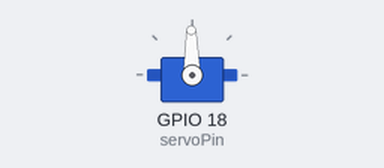
Bench run of a sketch on a simulated ESP32. Shown: servo. WiFi joins after 1.5 s; servers stay silent unless stated; no MQTT or app messages arrive unless stated; what the sketch prints to the serial monitor is not drawn.

Above: at 2.1 s.
At 6.6 s:
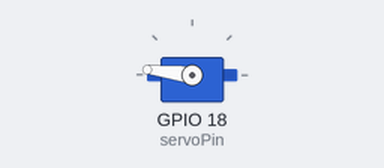
At 11.2 s:
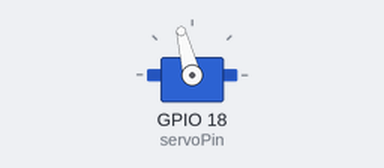
At 21.3 s:
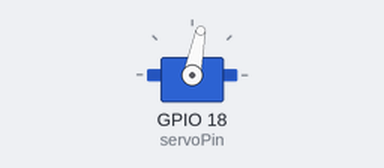
Timing chart, 0 to 27.9 s (numbered marks = the images above):
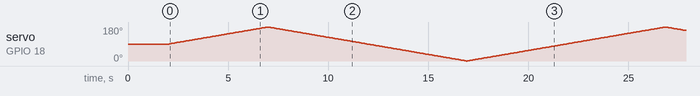

The sketch:

vision_servo.ino
```cpp
/*
 * vision_servo.ino — ESP32 face-tracking servo controller
 *
 * Sweep only on explicit NO_FACE from vision node — not on MQTT silence.
 * Power: separate 5V for servo; common GND with ESP32.
 */

#include <WiFi.h>
#include <PubSubClient.h>
#include <ESP32Servo.h>

const char* ssid = "EdNet";
const char* password = "Huawei@123";

const char* mqtt_server = "157.173.101.159";
const int mqtt_port = 1883;
const char* topic_movement = "vision/dragonfly/movement";
const char* topic_heartbeat = "vision/dragonfly/heartbeat";

char client_id[50];

const int servoPin = 18;
Servo myServo;

const int SERVO_MIN_ANGLE = 0;
const int SERVO_MAX_ANGLE = 180;
const int TRACK_STEP_DEG = 1;
const int SWEEP_STEP_DEG = 1;
const int MAX_PENDING_TRACK = 3;

int currentAngle = 90;
int pendingTrack = 0;
bool isSearching = true;

unsigned long lastSweepTime = 0;
unsigned long lastTrackTime = 0;
int sweepStep = SWEEP_STEP_DEG;

unsigned long lastReconnectAttempt = 0;
unsigned long lastWifiWaitLog = 0;
const unsigned long RECONNECT_INTERVAL_MS = 5000;
const unsigned long SWEEP_INTERVAL_MS = 55;
const unsigned long TRACK_INTERVAL_MS = 30;

WiFiClient espClient;
PubSubClient client(espClient);

void setup_wifi() {
  Serial.println("\nConnecting to WiFi...");
  WiFi.mode(WIFI_STA);
  WiFi.setAutoReconnect(true);
  WiFi.setSleep(false);
  WiFi.begin(ssid, password);
  while (WiFi.status() != WL_CONNECTED) {
    delay(500);
    Serial.print(".");
  }
  Serial.println("\nWiFi connected");
  Serial.println(WiFi.localIP());
}

void moveServo(int delta) {
  currentAngle += delta;
  if (currentAngle < SERVO_MIN_ANGLE) currentAngle = SERVO_MIN_ANGLE;
  if (currentAngle > SERVO_MAX_ANGLE) currentAngle = SERVO_MAX_ANGLE;
  myServo.write(currentAngle);
}

void callback(char* topic, byte* payload, unsigned int length) {
  if (length > 256) return;

  char message[257];
  unsigned int copyLen = length < 256 ? length : 256;
  for (unsigned int i = 0; i < copyLen; i++) {
    message[i] = (char)payload[i];
  }
  message[copyLen] = '\0';

  // Only explicit NO_FACE starts sweep — CENTERED/MOVE_* keep tracking
  if (strstr(message, "NO_FACE") != NULL) {
    isSearching = true;
    pendingTrack = 0;
    return;
  }

  isSearching = false;

  if (strstr(message, "MOVE_LEFT") != NULL) {
    pendingTrack = max(pendingTrack - 1, -MAX_PENDING_TRACK);
  } else if (strstr(message, "MOVE_RIGHT") != NULL) {
    pendingTrack = min(pendingTrack + 1, MAX_PENDING_TRACK);
  } else if (strstr(message, "CENTERED") != NULL) {
    pendingTrack = 0;
  }
}

bool mqtt_connect() {
  Serial.print("Attempting MQTT connection...");
  if (client.connect(client_id)) {
    Serial.println("Connected!");
    client.subscribe(topic_movement);
    return true;
  }
  Serial.print(" failed, rc=");
  Serial.println(client.state());
  return false;
}

void setup() {
  Serial.begin(115200);
  delay(500);

  uint64_t chipid = ESP.getEfuseMac();
  snprintf(client_id, sizeof(client_id), "esp32_dragonfly_%08X%08X",
           (uint32_t)(chipid >> 32), (uint32_t)chipid);

  myServo.attach(servoPin, 500, 2400);
  myServo.write(currentAngle);

  setup_wifi();

  client.setServer(mqtt_server, mqtt_port);
  client.setCallback(callback);
  client.setBufferSize(512);
  client.setKeepAlive(30);
  client.setSocketTimeout(15);

  mqtt_connect();
}

void loop() {
  if (WiFi.status() != WL_CONNECTED) {
    if (millis() - lastWifiWaitLog >= 10000) {
      lastWifiWaitLog = millis();
      Serial.println("WiFi disconnected — auto-reconnecting...");
    }
    delay(100);
    return;
  }

  if (!client.connected()) {
    if (millis() - lastReconnectAttempt >= RECONNECT_INTERVAL_MS) {
      lastReconnectAttempt = millis();
      mqtt_connect();
    }
  } else {
    client.loop();
  }

  unsigned long now = millis();

  if (isSearching) {
    if (now - lastSweepTime >= SWEEP_INTERVAL_MS) {
      lastSweepTime = now;
      currentAngle += sweepStep;
      if (currentAngle >= SERVO_MAX_ANGLE) {
        currentAngle = SERVO_MAX_ANGLE;
        sweepStep = -SWEEP_STEP_DEG;
      } else if (currentAngle <= SERVO_MIN_ANGLE) {
        currentAngle = SERVO_MIN_ANGLE;
        sweepStep = SWEEP_STEP_DEG;
      }
      myServo.write(currentAngle);
    }
  } else if (pendingTrack != 0 && now - lastTrackTime >= TRACK_INTERVAL_MS) {
    lastTrackTime = now;
    int step = (pendingTrack > 0) ? 1 : -1;
    pendingTrack -= step;
    moveServo(step * TRACK_STEP_DEG);
  }

  static unsigned long lastHeartbeat = 0;
  if (client.connected() && now - lastHeartbeat >= 5000) {
    lastHeartbeat = now;
    client.publish(topic_heartbeat, "{\"node\":\"esp32\",\"status\":\"ONLINE\"}");
  }
}
```
